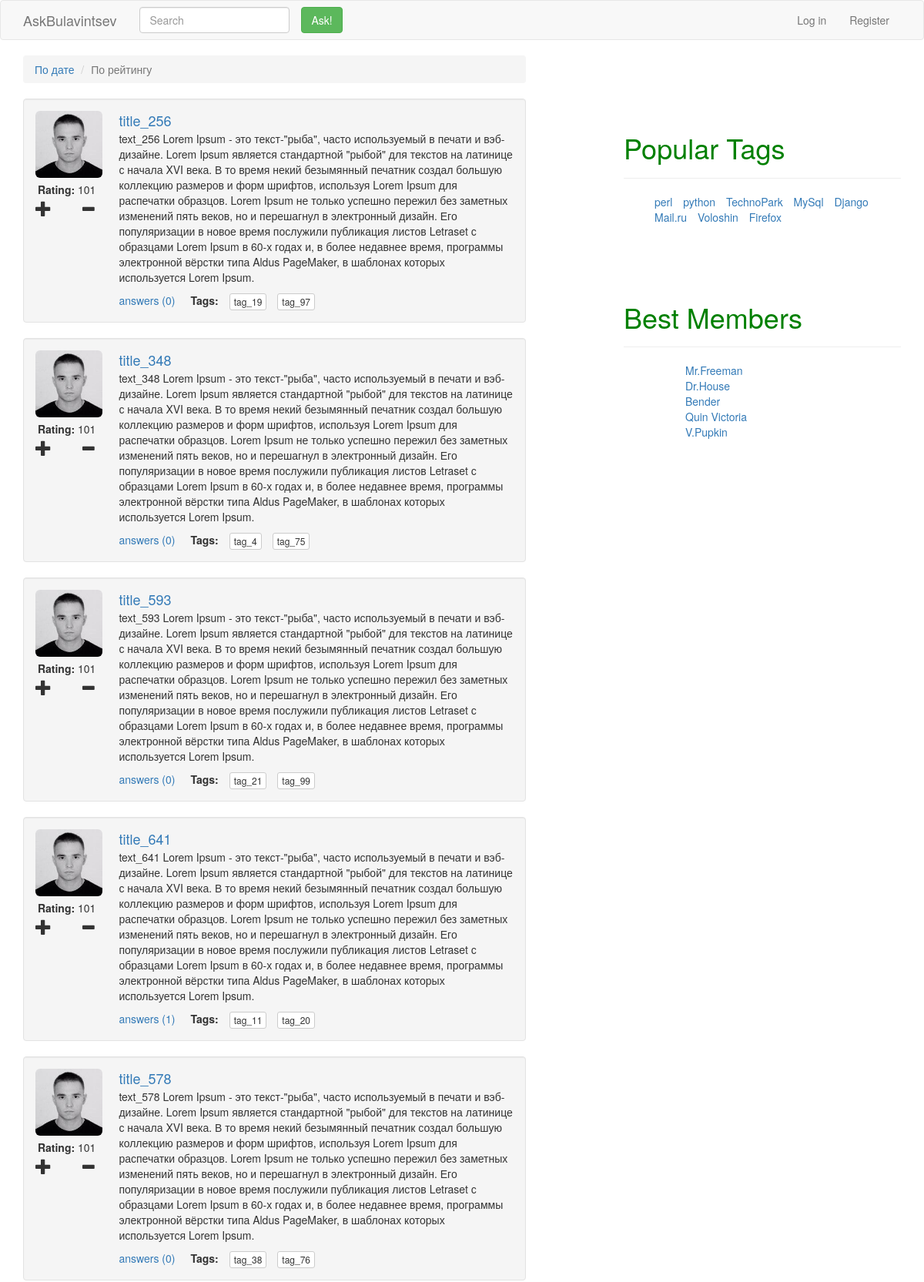
/hot/ (upper part), run on the app's committed database.
### ask_app/models.py (models this page shows, shortened)
class Quetion(models.Model):
    title = models.CharField(max_length=128)
    text = models.CharField(max_length=4096)
    question_user = models.ForeignKey(User, on_delete=models.CASCADE, related_name='user')
    datetime = models.DateTimeField(default=now)
    tags = models.ManyToManyField(Tag, related_name='questions')
    objects = models.Manager()
    manager = QuetionManager()
    rating = models.IntegerField(blank=True, default=0)
    def get_absolute_url(self):
        return '/question/{0}/'.format(self.id)

class Profile(models.Model):
    avatar = models.FileField()
    user = models.OneToOneField(User, related_name='profile')

class Tag(models.Model):
    text = models.CharField(max_length=32)
    def get_absolute_url(self):
        return '/tag/{0}/'.format(self.id)

### ask_bulavintsev/views.py (the view)
# urls.py: url(r'^hot/$', basic.hot, name='hot'),
def hot(request):
    question_hot = Quetion.manager.by_hot().annotate(Count('answers'))
    questions = paginate(question_hot, request.GET.get('page'))
    return render(request, 'index.html', {'questions': questions, 'flag': 0})

### ask_app/models.py (called while the page is built)
    def by_hot(self):
        return self.order_by('-rating')

### ask_bulavintsev/views.py (called while the page is built)
def paginate(objects, page):
    paginator = Paginator(objects, 10)
    try:
        objects = paginator.page(page)
    except PageNotAnInteger:
        objects = paginator.page(1)
    except EmptyPage:
        objects = paginator.page(paginator.num_pages)
    return objects

### templates/index.html (shortened to what this page needs)
{% extends "base.html" %}
{% load static %}
{% block main %}
<ol class="breadcrumb">
  {% if flag == 1 %}
    <li class="active">По дате</li>
    <li><a href="{% url 'hot'%}">По рейтингу</a></li>
  {% elif flag == 0 %}
    <li><a href="{% url 'index'%}">По дате</a></li>
    <li class="active">По рейтингу</li>
  {% else %}
    <li><a href="{% url 'index' %}">По дате</a></li>
    <li><a href="{% url 'hot' %}">По рейтингу</a></li>
  {% endif %}
</ol>
{% for question in questions %}
<div class="questions-item well">
                <div class="row">
                    <div class="questions-item__info col-md-2 col-sm-2 col-xs-4">
                        <a href="{{question.get_absolute_url}}">
                            <img class="questions-item__info-img img-rounded" src="{{ question.question_user.profile.avatar.url }}" alt="">
                        </a>
                        <div class="questions-item__info-rating">
                            <p class="questions-item__info-count-votes">
                                <b>Rating:</b>
                                <span>{{question.rating}}</span>
                            </p>
                            <a url="#" action="True" value="12402" class="questions-item__like questions-item__vote">
                                <span class="glyphicon glyphicon-plus"></span>
                            </a>
                            <a url="#" action="False" value="12402" class="questions-item__dislike questions-item__vote">
                                <span class="glyphicon glyphicon-minus"></span>
                            </a>
                        </div>
                    </div>
                    <div class="questions-item__content col-md-10 col-sm-10 col-xs-12">
                        <a class="questions-item__content-title" href="{{question.get_absolute_url}}">
                            {{question.title}}
                        </a>
                        <p class="questions-item__content-text">
                            {{question.text}}
                        </p>
                        <a class="questions-item__content-answers" href="{{question.get_absolute_url}}">
                            answers ({{question.answers__count}})
                        </a>
                        <span class="questions-item__content-tags">
                            <b>Tags:</b>
                        </span>
                            {% for tag in question.tags.all %}
                            <a class="questions-item__content-tag btn btn-default btn-xs" href="{{tag.get_absolute_url}}">
                                {{tag.text}}
                            </a>
                            {% endfor %}
                    </div>
                </div>
            </div>
{% endfor %}
{% endblock%}

### templates/base.html (shortened to what this page needs)
{% load staticfiles %}
{% load static %}
<!DOCTYPE html>
<html lang="ru">
<head>
    <link rel="stylesheet" type="text/css" href="{% static 'css/bootstrap.min.css' %}">
    <link rel="stylesheet" type="text/css" href="{% static 'css/style.css' %}">
</head>
<body>
  <nav class="navbar navbar-default">
    <div class="container">
      <div class="navbar-header">
        <a class="navbar-brand" href="{% url 'index' %}">AskBulavintsev</a>
      </div>
    <div class="collapse navbar-collapse" id="bs-example-navbar-collapse-1">
      <form class="navbar-form navbar-left" role="search">
          <input type="text" class="form-control" placeholder="Search">
      </form>
        <a class="ask__button btn btn-success navbar-btn" href="{% url 'ask' %}">Ask!</a>
      <ul class="nav navbar-nav navbar-right">
          {% if request.user.is_authenticated  %}
            <li class="user_head glyphicon glyphicon-user login_span"></li>
            <li class="user_head">{{ request.user.username }}</li>
            <li><a href="{% url 'logout'%}">Log out</a></li>
          {% else %}
            <li><a href="{% url 'login'%}">Log in</a></li>
            <li><a href="{% url 'register'%}">Register</a></li>
          {% endif %}
      </ul>
    </div>
    </div>
  </nav>
  <div class="container">
    <div class="row">
      <div class=" col-md-7">
        {% block main %}{% endblock %}
      </div>
      <div class="col-md-4 col-md-offset-1">
        <div class="page-header">
          <h1>Popular Tags</h1>
        </div>
        <ul>
          <li class="tags"><a href="#">perl</a></li>
          <li class="tags red_text"><a href="#">python</a></li>
          <li class="tags"><a href="#">TechnoPark</a></li>
          <li class="tags red_text"><a href="#">MySql</a></li>
          <li class="tags green_text"><a href="#">Django</a></li>
          <li class="tags"><a href="#">Mail.ru</a></li>
          <li class="tags"><a href="#">Voloshin</a></li>
          <li class="tags yellow_text"><a href="#">Firefox</a></li>
        </ul>
        <div class="page-header">
          <h1>Best Members</h1>
        </div>
        <ul>
          <ol><a href="#">Mr.Freeman</a></ol>
          <ol><a href="#">Dr.House</a></ol>
          <ol><a href="#">Bender</a></ol>
          <ol><a href="#">Quin Victoria</a></ol>
          <ol><a href="#">V.Pupkin</a></ol>
        </ul>
      </div>
    </div>
  </div>
</body>
</html>

### static/css/style.css (style rules this page uses)
h1 { color: green; margin-top: 100px; }
.tags { display: inline-block; margin-right: 10px; }
.green_text { color: green; }
.red_text { color: red; }
.yellow_text { color: yellow; }
.questions-item { margin-bottom: 20px; padding: 15px; }
.questions-item__info { max-width: 120px; }
.questions-item__info-img { height: 87px; width: 87px; }
.questions-item__info-rating { padding-top: 5px; text-align: right; }
.questions-item__vote { font-size: 1.5em; color: #333333; }
.questions-item__like { float: left; }
.questions-item__info-count-votes { margin-bottom: 0px; }
.questions-item__content-title { font-size: large; }
.questions-item__content-answers { float: left; }
.questions-item__content-tags { margin-left: 20px; }
.questions-item__content-tag { margin-left: 10px; }

### data on the page
Quetion: question_user.profile.avatar (picture), rating "101", title "title_256", text "text_256 Lorem Ipsum - это текст-\"рыба\", часто используемый в печати и вэб-дизайне. Lorem Ipsum является стандартной \"рыбой\" для текстов на латинице с начала XVI века. В то время некий безымянный печатник создал большую коллекцию размеров и форм шрифтов, используя Lorem Ipsum для распечатки образцов. Lorem Ipsum не только успешно пережил без заметных изменений пять веков, но и перешагнул в электронный дизайн. Его популяризации в новое время послужили публикация листов Letraset с образцами Lorem Ipsum в 60-х годах и, в более недавнее время, программы электронной вёрстки типа Aldus PageMaker, в шаблонах которых используется Lorem Ipsum.", answers__count "0"
Tag: text "tag_19"
Tag: text "tag_97"
Quetion: question_user.profile.avatar (picture), rating "101", title "title_348", text "text_348 Lorem Ipsum - это текст-\"рыба\", часто используемый в печати и вэб-дизайне. Lorem Ipsum является стандартной \"рыбой\" для текстов на латинице с начала XVI века. В то время некий безымянный печатник создал большую коллекцию размеров и форм шрифтов, используя Lorem Ipsum для распечатки образцов. Lorem Ipsum не только успешно пережил без заметных изменений пять веков, но и перешагнул в электронный дизайн. Его популяризации в новое время послужили публикация листов Letraset с образцами Lorem Ipsum в 60-х годах и, в более недавнее время, программы электронной вёрстки типа Aldus PageMaker, в шаблонах которых используется Lorem Ipsum.", answers__count "0"
Tag: text "tag_4"
Tag: text "tag_75"
Quetion: question_user.profile.avatar (picture), rating "101", title "title_593", text "text_593 Lorem Ipsum - это текст-\"рыба\", часто используемый в печати и вэб-дизайне. Lorem Ipsum является стандартной \"рыбой\" для текстов на латинице с начала XVI века. В то время некий безымянный печатник создал большую коллекцию размеров и форм шрифтов, используя Lorem Ipsum для распечатки образцов. Lorem Ipsum не только успешно пережил без заметных изменений пять веков, но и перешагнул в электронный дизайн. Его популяризации в новое время послужили публикация листов Letraset с образцами Lorem Ipsum в 60-х годах и, в более недавнее время, программы электронной вёрстки типа Aldus PageMaker, в шаблонах которых используется Lorem Ipsum.", answers__count "0"
Tag: text "tag_21"
Tag: text "tag_99"
Quetion: question_user.profile.avatar (picture), rating "101", title "title_641", text "text_641 Lorem Ipsum - это текст-\"рыба\", часто используемый в печати и вэб-дизайне. Lorem Ipsum является стандартной \"рыбой\" для текстов на латинице с начала XVI века. В то время некий безымянный печатник создал большую коллекцию размеров и форм шрифтов, используя Lorem Ipsum для распечатки образцов. Lorem Ipsum не только успешно пережил без заметных изменений пять веков, но и перешагнул в электронный дизайн. Его популяризации в новое время послужили публикация листов Letraset с образцами Lorem Ipsum в 60-х годах и, в более недавнее время, программы электронной вёрстки типа Aldus PageMaker, в шаблонах которых используется Lorem Ipsum.", answers__count "1"
Tag: text "tag_11"
Tag: text "tag_20"
Quetion: question_user.profile.avatar (picture), rating "101", title "title_578", text "text_578 Lorem Ipsum - это текст-\"рыба\", часто используемый в печати и вэб-дизайне. Lorem Ipsum является стандартной \"рыбой\" для текстов на латинице с начала XVI века. В то время некий безымянный печатник создал большую коллекцию размеров и форм шрифтов, используя Lorem Ipsum для распечатки образцов. Lorem Ipsum не только успешно пережил без заметных изменений пять веков, но и перешагнул в электронный дизайн. Его популяризации в новое время послужили публикация листов Letraset с образцами Lorem Ipsum в 60-х годах и, в более недавнее время, программы электронной вёрстки типа Aldus PageMaker, в шаблонах которых используется Lorem Ipsum.", answers__count "0"
Tag: text "tag_38"
Tag: text "tag_76"
